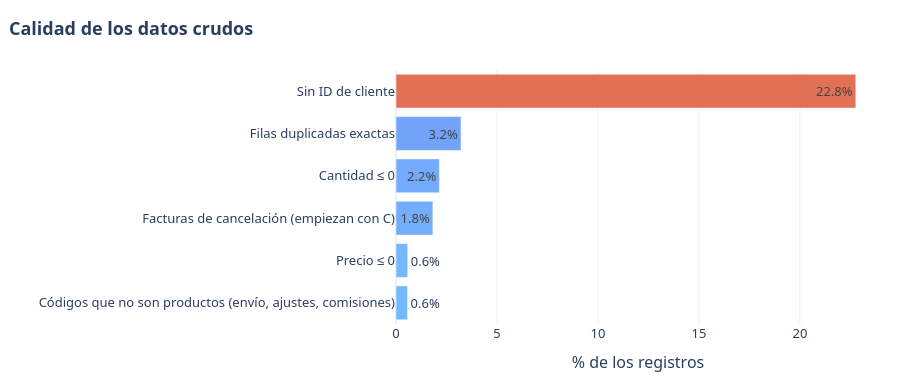

Notebook code cell kept with this figure:
### Markdown cell above
## 2 · Diagnóstico de calidad
Antes de limpiar, medimos cuántos registros tienen problemas.

### Code cell
# Conteo de problemas de calidad en los datos crudos
es_cancelacion = df["Invoice"].astype(str).str.startswith("C")
es_producto = df["StockCode"].str.match(r"^\d{5}", na=False)

diagnostico = pd.DataFrame({
    "Problema": ["Sin ID de cliente", "Facturas de cancelación (empiezan con C)", "Cantidad ≤ 0",
                 "Precio ≤ 0", "Códigos que no son productos (envío, ajustes, comisiones)", "Filas duplicadas exactas"],
    "Registros": [df["Customer ID"].isna().sum(), es_cancelacion.sum(), (df["Quantity"] <= 0).sum(),
                  (df["Price"] <= 0).sum(), (~es_producto).sum(), df.duplicated().sum()],
})
diagnostico["% del total"] = diagnostico["Registros"] / len(df) * 100

fig = px.bar(diagnostico.sort_values("% del total"), x="% del total", y="Problema", orientation="h",
             text=diagnostico.sort_values("% del total")["% del total"].map("{:.1f}%".format),
             color="% del total", color_continuous_scale=["#74B9FF", "#6C5CE7", "#E17055"])
fig.update_layout(coloraxis_showscale=False, yaxis_title="", xaxis_title="% de los registros")
estilo(fig, "Calidad de los datos crudos", 380).show()
diagnostico

### Figure 1 — Plotly figure (JSON) as saved in the notebook; plotly's stock layout.template omitted (floating-point values rounded to 4 significant figures)
{"data": [{"hovertemplate": "% del total=%{marker.color}<br>Problema=%{y}<br>text=%{text}<extra></extra>", "legendgroup": "", "marker": {"color": [0.5708, 0.5815, 1.826, 2.15, 3.217, 22.77], "coloraxis": "coloraxis", "pattern": {"shape": ""}}, "name": "", "orientation": "h", "showlegend": false, "text": ["0.6%", "0.6%", "1.8%", "2.2%", "3.2%", "22.8%"], "textposition": "auto", "type": "bar", "x": [0.5708, 0.5815, 1.826, 2.15, 3.217, 22.77], "xaxis": "x", "y": ["Códigos que no son productos (envío, ajustes, comisiones)", "Precio ≤ 0", "Facturas de cancelación (empiezan con C)", "Cantidad ≤ 0", "Filas duplicadas exactas", "Sin ID de cliente"], "yaxis": "y"}], "layout": {"barmode": "relative", "coloraxis": {"autocolorscale": false, "colorbar": {"title": {"text": "% del total"}}, "colorscale": [[0.0, "#74B9FF"], [0.5, "#6C5CE7"], [1.0, "#E17055"]], "showscale": false}, "font": {"family": "Segoe UI, Arial", "size": 13}, "height": 380, "legend": {"title": {"text": ""}, "tracegroupgap": 0}, "margin": {"b": 40, "l": 40, "r": 20, "t": 70}, "title": {"text": "<b>Calidad de los datos crudos</b>", "x": 0.01}, "xaxis": {"anchor": "y", "domain": [0.0, 1.0], "title": {"text": "% de los registros"}}, "yaxis": {"anchor": "x", "domain": [0.0, 1.0], "title": {"text": ""}}}}
